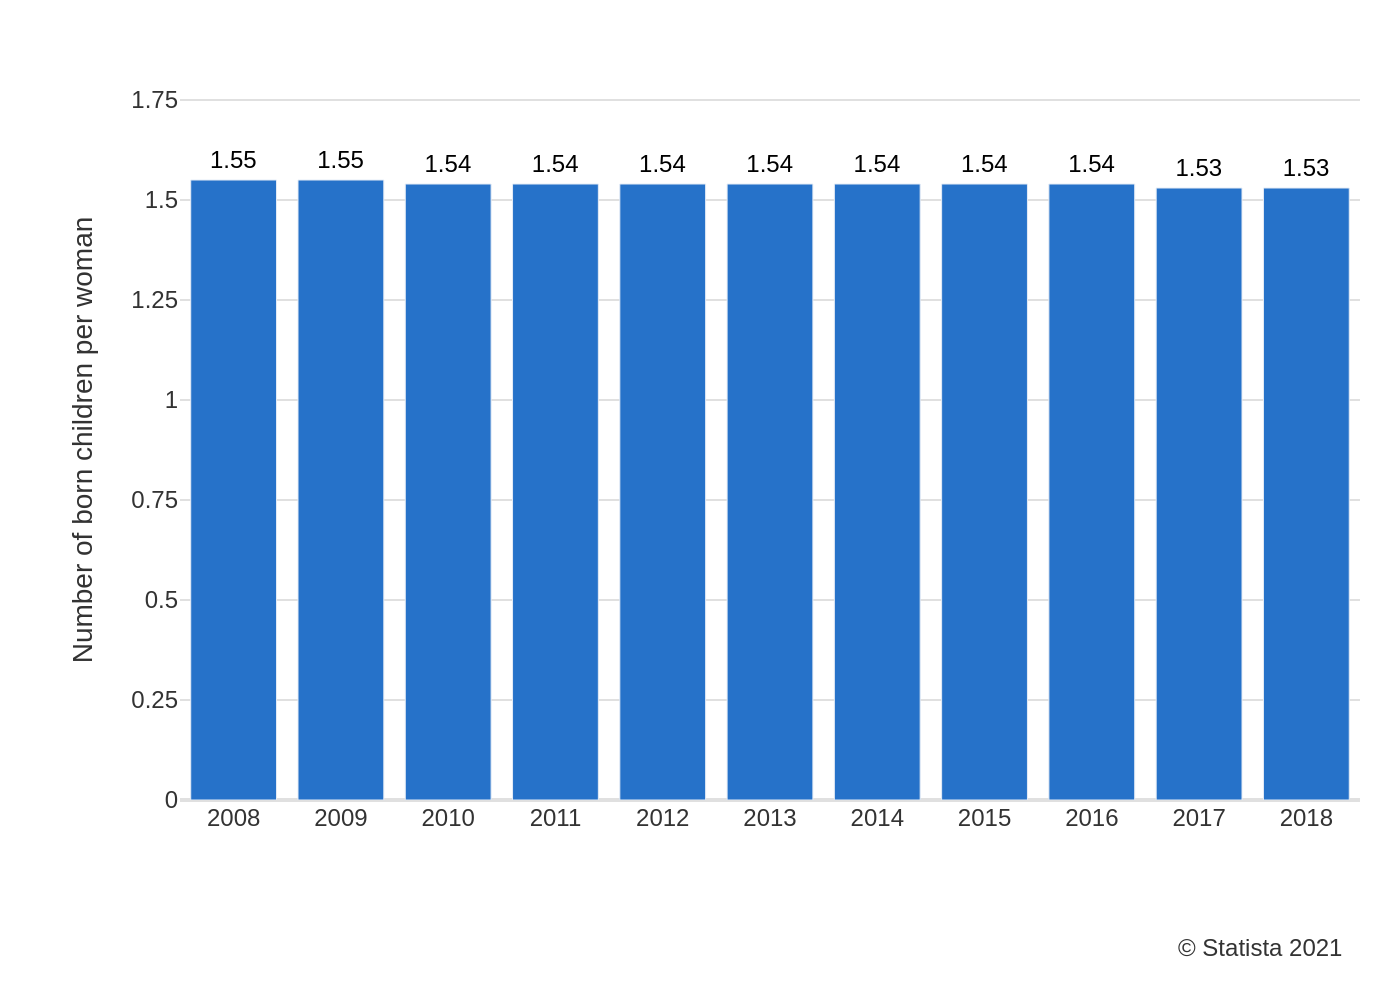

Here is the Python script that generated this plot:
import sys
import json
import plotly.graph_objects as go
import pathlib

# --- 1. Load Data from JSON file specified by command-line argument ---
if len(sys.argv) != 2:
    print("Usage: python recreate_chart.py <path_to_json_file>")
    sys.exit(1)

json_path = sys.argv[1]

try:
    with open(json_path, 'r', encoding='utf-8') as f:
        chart_info = json.load(f)
except FileNotFoundError:
    print(f"Error: The file '{json_path}' was not found.")
    sys.exit(1)
except json.JSONDecodeError:
    print(f"Error: The file '{json_path}' contains invalid JSON.")
    sys.exit(1)

# --- 2. Extract data and text from the JSON structure ---
chart_data = chart_info.get('chart_data', [])
texts = chart_info.get('texts', {})
colors = chart_info.get('colors', [])

categories = [item['category'] for item in chart_data]
values = [item['value'] for item in chart_data]

# --- 3. Create the Plotly Figure ---
fig = go.Figure()

# --- 4. Add Bar Chart Trace ---
# The data is added in the order it appears in the JSON.
fig.add_trace(go.Bar(
    x=categories,
    y=values,
    text=values,
    textposition='outside',
    textfont=dict(
        family="Arial",
        size=12,
        color='black'
    ),
    marker_color=colors[0] if colors else None,
    cliponaxis=False  # Prevents text labels above bars from being clipped
))

# --- 5. Configure Layout ---
# Combine title and subtitle using HTML tags if they exist
title_text = texts.get('title', '')
if texts.get('subtitle'):
    title_text += f"<br><sub>{texts.get('subtitle')}</sub>"

# Prepare annotations for source text
annotations = []
if texts.get('source'):
    annotations.append(
        dict(
            xref='paper', yref='paper',
            x=0.99, y=-0.18,
            xanchor='right', yanchor='top',
            text=texts.get('source'),
            showarrow=False,
            font=dict(family="Arial", size=12)
        )
    )

fig.update_layout(
    font=dict(family="Arial", size=12, color='#333333'),
    title_text=title_text if title_text else None,
    yaxis_title_text=texts.get('y_axis_title'),
    xaxis_title_text=texts.get('x_axis_title'),
    plot_bgcolor='white',
    showlegend=False,
    margin=dict(l=90, r=20, b=100, t=40),
    xaxis=dict(
        showgrid=False,
        zeroline=False,
        tickfont=dict(size=12)
    ),
    yaxis=dict(
        range=[0, 1.8],
        dtick=0.25,
        showgrid=True,
        gridcolor='#e0e0e0',
        zeroline=True,
        zerolinecolor='#e0e0e0',
        tickfont=dict(size=12)
    ),
    annotations=annotations
)

# --- 6. Output the Chart to a PNG File ---
output_filename_base = pathlib.Path(json_path).stem
output_filename = f"{output_filename_base}.png"
fig.write_image(output_filename, scale=2)

print(f"Chart successfully generated and saved to '{output_filename}'")
